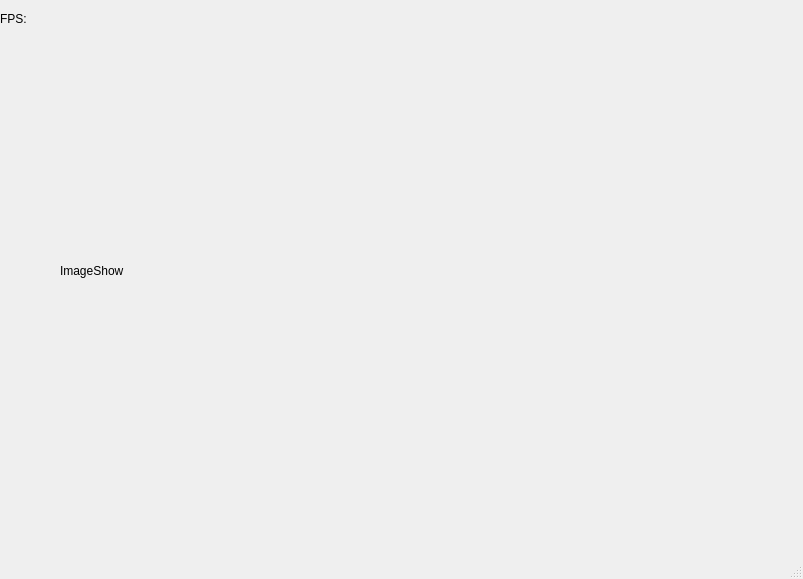
<?xml version="1.0" encoding="UTF-8"?>
<ui version="4.0">
 <class>MainWindow</class>
 <widget class="QMainWindow" name="MainWindow">
  <property name="geometry">
   <rect>
    <x>0</x>
    <y>0</y>
    <width>803</width>
    <height>579</height>
   </rect>
  </property>
  <property name="windowTitle">
   <string>MainWindow</string>
  </property>
  <widget class="QWidget" name="centralWidget">
   <widget class="QLabel" name="m_FPS">
    <property name="geometry">
     <rect>
      <x>0</x>
      <y>10</y>
      <width>67</width>
      <height>17</height>
     </rect>
    </property>
    <property name="text">
     <string>FPS:</string>
    </property>
   </widget>
   <widget class="QLabel" name="ImageShow">
    <property name="geometry">
     <rect>
      <x>60</x>
      <y>60</y>
      <width>621</width>
      <height>421</height>
     </rect>
    </property>
    <property name="text">
     <string>ImageShow</string>
    </property>
   </widget>
  </widget>
  <widget class="QStatusBar" name="statusBar"/>
 </widget>
 <layoutdefault spacing="6" margin="11"/>
 <resources/>
 <connections/>
</ui>
